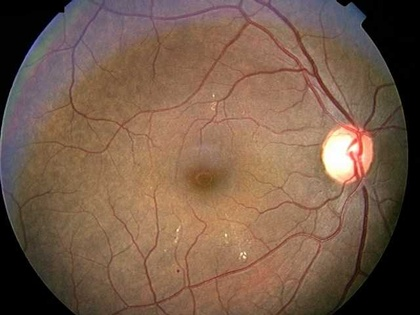
%> input picture Large.jpg, 420 x 315 px, shrunk from 640 x 480 before the run
$ octave --eval "result = thresholding(imread('Large.jpg'));"   (GNU Octave 9; MATLAB toolbox functions it lacks are replaced by stand-ins)
%> lines starting %> are read from the running program, lines starting %| are printed output that depends on the picture; in (x1, y1, x2, y2) boxes, pixels count from 0 and x2, y2 are one past the last pixel; in counts of white or black regions, pixels touching at a corner belong together; the program's own positions count from 1
function B=thresholding(I);
G=I(:,:,2);
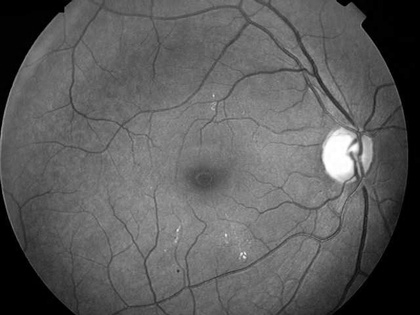
%> G: size 315x420 uint8; min 0, max 255, mean 92
[count binLoc]=imhist(G);
%> count = 256 values, max 12064 at index 1, min 4 at index 202, mean 516.8; binLoc = 256 values from 0 to 255
l2=255;
l1=0;
for i=255:-1:0
    if count(i)>1000
        l1=i;
        break;
    end
end
%> after the loop, l1 = 136
T(1)=(l1+l2)/2;
d=1;
B=im2bw(I,T(1)/255);
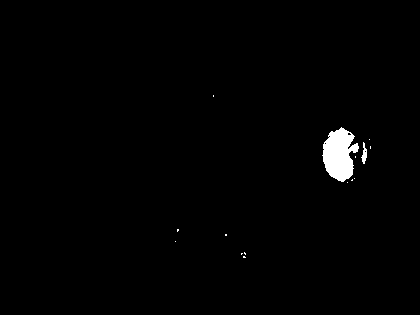
%> B: size 315x420 logical; 1.1% white; 15 white regions (13 under 20 px), largest, box (x1, y1, x2, y2) and area: (322, 127, 359, 182) 1332, (361, 142, 367, 164) 70
[r c]=size(B);
%> r = 315; c = 420
for k=1:2
    m=[0 0];
    n=[0 0];
    for i=1:r
        for j=1:c
            if B(i,j)==1
                m(1)=m(1)+double(G(i,j));
                n(1)=n(1)+1;
            else
                m(2)=m(2)+double(G(i,j));
                n(2)=n(2)+1;
            end
        end
    end
    d=d+1;
    T(d)=((m(1)/n(1))+(m(2)/n(2)))/2;
    %B=im2bw(I,T(d)/255);
    %figure,imshow(B);
end
%> after the loop, T = [195.5 162.6 162.6]; d = 3; m = [337507 11833209]; n = [1437 130863]
% [6 lines of commented-out code are left out]
imwrite(B,'temp_disk.jpg');

$ run again, on Retinal Optical Disk and Macula Relation.png
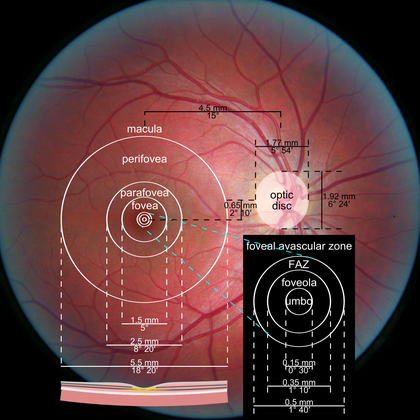
%> input picture Retinal Optical Disk and Macula Relation.png, 420 x 420 px, shrunk from 1382 x 1382 before the run
%> in thresholding, `G=I(:,:,2);`:
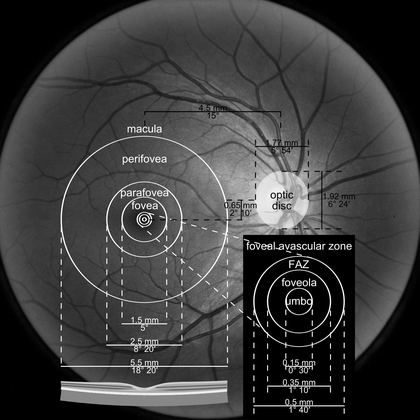
%> G: size 420x420 uint8; min 0, max 255, mean 61.8
%> count = 256 values, max 33192 at index 1, min 16 at index 254, mean 689.1; binLoc = 256 values from 0 to 255
%> after the loop in thresholding, `for i=255:-1:0`: l1 = 136
%> in thresholding, `B=im2bw(I,T(1)/255);`:
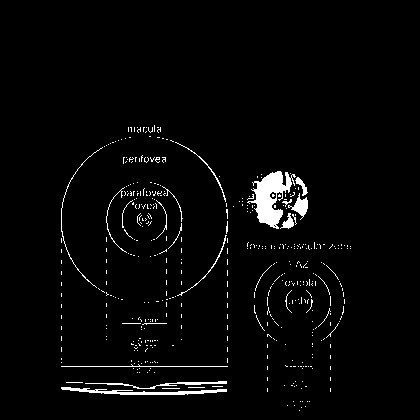
%> B: size 420x420 logical; 2.8% white; 468 white regions (448 under 20 px), largest, box (x1, y1, x2, y2) and area: (247, 171, 296, 229) 1281, (61, 387, 227, 395) 541, (85, 381, 227, 389) 271
%> after the loop in thresholding, `for k=1:2`: T = [195.5 135.9 135.9]; d = 3; m = [1045509 9853036]; n = [4876 171524]
